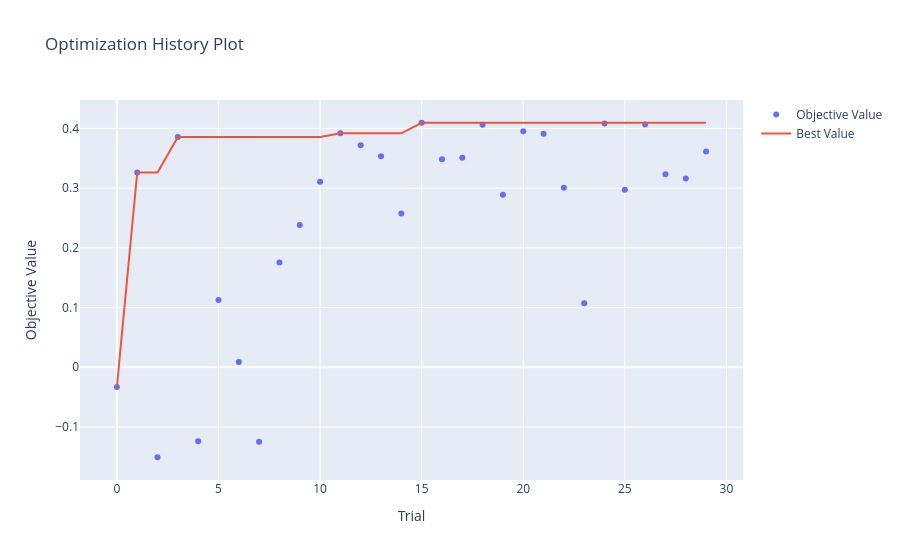

The cell this chart's notebook holds for it:
### Markdown cell above
### Optimisation diagnostics

The following plots assess the quality and convergence of each Bayesian optimisation study:

- **Optimisation history**: the best observed objective (R²) after each trial — a flattening curve indicates convergence.
- **Parameter importances**: which hyperparameters contributed most to the variance in objective values, computed via functional ANOVA on the Optuna study.

### Code cell
optuna.visualization.plot_optimization_history(study_svm)

### Figure 1 — Plotly figure (JSON) as saved in the notebook; plotly's stock layout.template omitted (floating-point values rounded to 4 significant figures)
{"data": [{"mode": "markers", "name": "Objective Value", "type": "scatter", "x": [0, 1, 2, 3, 4, 5, 6, 7, 8, 9, 10, 11, 12, 13, 14, 15, 16, 17, 18, 19, 20, 21, 22, 23, 24, 25, 26, 27, 28, 29], "y": [-0.03294, 0.3263, -0.1507, 0.3856, -0.1241, 0.1126, 0.008905, -0.1246, 0.1754, 0.2384, 0.3108, 0.3918, 0.372, 0.3536, 0.2574, 0.4095, 0.3484, 0.3509, 0.406, 0.289, 0.3952, 0.3909, 0.3006, 0.1074, 0.4083, 0.2972, 0.4065, 0.323, 0.3159, 0.3613]}, {"mode": "lines", "name": "Best Value", "type": "scatter", "x": [0, 1, 2, 3, 4, 5, 6, 7, 8, 9, 10, 11, 12, 13, 14, 15, 16, 17, 18, 19, 20, 21, 22, 23, 24, 25, 26, 27, 28, 29], "y": [-0.03294, 0.3263, 0.3263, 0.3856, 0.3856, 0.3856, 0.3856, 0.3856, 0.3856, 0.3856, 0.3856, 0.3918, 0.3918, 0.3918, 0.3918, 0.4095, 0.4095, 0.4095, 0.4095, 0.4095, 0.4095, 0.4095, 0.4095, 0.4095, 0.4095, 0.4095, 0.4095, 0.4095, 0.4095, 0.4095]}, {"marker": {"color": "#cccccc"}, "mode": "markers", "name": "Infeasible Trial", "showlegend": false, "type": "scatter", "x": [], "y": []}], "layout": {"title": {"text": "Optimization History Plot"}, "xaxis": {"title": {"text": "Trial"}}, "yaxis": {"title": {"text": "Objective Value"}}}}
